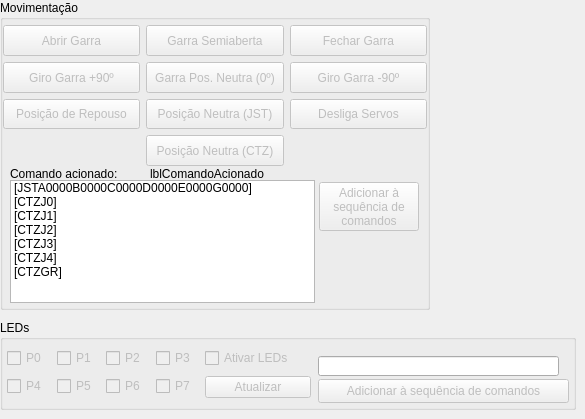
    <widget class="QWidget" name="tabComandos">
     <attribute name="title">
      <string>Comandos</string>
     </attribute>
     <widget class="QGroupBox" name="grpLeds">
      <property name="geometry">
       <rect>
        <x>0</x>
        <y>320</y>
        <width>576</width>
        <height>90</height>
       </rect>
      </property>
      <property name="title">
       <string>LEDs</string>
      </property>
      <property name="checkable">
       <bool>false</bool>
      </property>
      <widget class="QWidget" name="layoutWidget">
       <property name="geometry">
        <rect>
         <x>7</x>
         <y>26</y>
         <width>192</width>
         <height>54</height>
        </rect>
       </property>
       <layout class="QGridLayout" name="layoutLeds">
        <item row="0" column="0">
         <widget class="QCheckBox" name="chkLEDP0">
          <property name="enabled">
           <bool>false</bool>
          </property>
          <property name="text">
           <string>P0</string>
          </property>
         </widget>
        </item>
        <item row="0" column="1">
         <widget class="QCheckBox" name="chkLEDP1">
          <property name="enabled">
           <bool>false</bool>
          </property>
          <property name="text">
           <string>P1</string>
          </property>
         </widget>
        </item>
        <item row="0" column="2">
         <widget class="QCheckBox" name="chkLEDP2">
          <property name="enabled">
           <bool>false</bool>
          </property>
          <property name="text">
           <string>P2</string>
          </property>
         </widget>
        </item>
        <item row="0" column="3">
         <widget class="QCheckBox" name="chkLEDP3">
          <property name="enabled">
           <bool>false</bool>
          </property>
          <property name="text">
           <string>P3</string>
          </property>
         </widget>
        </item>
        <item row="1" column="0">
         <widget class="QCheckBox" name="chkLEDP4">
          <property name="enabled">
           <bool>false</bool>
          </property>
          <property name="text">
           <string>P4</string>
          </property>
         </widget>
        </item>
        <item row="1" column="1">
         <widget class="QCheckBox" name="chkLEDP5">
          <property name="enabled">
           <bool>false</bool>
          </property>
          <property name="text">
           <string>P5</string>
          </property>
         </widget>
        </item>
        <item row="1" column="2">
         <widget class="QCheckBox" name="chkLEDP6">
          <property name="enabled">
           <bool>false</bool>
          </property>
          <property name="text">
           <string>P6</string>
          </property>
         </widget>
        </item>
        <item row="1" column="3">
         <widget class="QCheckBox" name="chkLEDP7">
          <property name="enabled">
           <bool>false</bool>
          </property>
          <property name="text">
           <string>P7</string>
          </property>
         </widget>
        </item>
       </layout>
      </widget>
      <widget class="QLineEdit" name="edtComandoLEDAcionado">
       <property name="geometry">
        <rect>
         <x>318</x>
         <y>36</y>
         <width>241</width>
         <height>20</height>
        </rect>
       </property>
      </widget>
      <widget class="QWidget" name="layoutWidget">
       <property name="geometry">
        <rect>
         <x>205</x>
         <y>26</y>
         <width>106</width>
         <height>56</height>
        </rect>
       </property>
       <layout class="QVBoxLayout" name="layoutAtivarAtualizar">
        <item>
         <widget class="QCheckBox" name="chkAtivarLeds">
          <property name="enabled">
           <bool>false</bool>
          </property>
          <property name="text">
           <string>Ativar LEDs</string>
          </property>
         </widget>
        </item>
        <item>
         <widget class="QPushButton" name="btAtualizarLeds">
          <property name="enabled">
           <bool>false</bool>
          </property>
          <property name="text">
           <string>Atualizar</string>
          </property>
         </widget>
        </item>
       </layout>
      </widget>
      <widget class="QPushButton" name="btAdicionarLedsSeqComandos">
       <property name="enabled">
        <bool>false</bool>
       </property>
       <property name="geometry">
        <rect>
         <x>318</x>
         <y>59</y>
         <width>251</width>
         <height>24</height>
        </rect>
       </property>
       <property name="text">
        <string>Adicionar à sequência de comandos</string>
       </property>
      </widget>
     </widget>
     <widget class="QGroupBox" name="grpMovimentos">
      <property name="geometry">
       <rect>
        <x>0</x>
        <y>0</y>
        <width>430</width>
        <height>310</height>
       </rect>
      </property>
      <property name="title">
       <string>Movimentação</string>
      </property>
      <widget class="QWidget" name="layoutWidget">
       <property name="geometry">
        <rect>
         <x>3</x>
         <y>25</y>
         <width>424</width>
         <height>141</height>
        </rect>
       </property>
       <layout class="QGridLayout" name="layoutComandos">
        <item row="4" column="1">
         <widget class="QPushButton" name="btPosNeutraCTZ">
          <property name="enabled">
           <bool>false</bool>
          </property>
          <property name="sizePolicy">
           <sizepolicy hsizetype="Expanding" vsizetype="Expanding">
            <horstretch>0</horstretch>
            <verstretch>0</verstretch>
           </sizepolicy>
          </property>
          <property name="text">
           <string>Posição Neutra (CTZ)</string>
          </property>
         </widget>
        </item>
        <item row="0" column="1">
         <widget class="QPushButton" name="btGarraSemiaberta">
          <property name="enabled">
           <bool>false</bool>
          </property>
          <property name="sizePolicy">
           <sizepolicy hsizetype="Expanding" vsizetype="Expanding">
            <horstretch>0</horstretch>
            <verstretch>0</verstretch>
           </sizepolicy>
          </property>
          <property name="text">
           <string>Garra Semiaberta</string>
          </property>
         </widget>
        </item>
        <item row="1" column="2">
         <widget class="QPushButton" name="btGiroGarraMenos90">
          <property name="enabled">
           <bool>false</bool>
          </property>
          <property name="sizePolicy">
           <sizepolicy hsizetype="Expanding" vsizetype="Expanding">
            <horstretch>0</horstretch>
            <verstretch>0</verstretch>
           </sizepolicy>
          </property>
          <property name="text">
           <string>Giro Garra -90º</string>
          </property>
         </widget>
        </item>
        <item row="3" column="0">
         <widget class="QPushButton" name="btPosicaoRepouso">
          <property name="enabled">
           <bool>false</bool>
          </property>
          <property name="sizePolicy">
           <sizepolicy hsizetype="Expanding" vsizetype="Expanding">
            <horstretch>0</horstretch>
            <verstretch>0</verstretch>
           </sizepolicy>
          </property>
          <property name="text">
           <string>Posição de Repouso</string>
          </property>
         </widget>
        </item>
        <item row="0" column="0">
         <widget class="QPushButton" name="btAbrirGarra">
          <property name="enabled">
           <bool>false</bool>
          </property>
          <property name="sizePolicy">
           <sizepolicy hsizetype="Expanding" vsizetype="Expanding">
            <horstretch>0</horstretch>
            <verstretch>0</verstretch>
           </sizepolicy>
          </property>
          <property name="text">
           <string>Abrir Garra</string>
          </property>
         </widget>
        </item>
        <item row="1" column="0">
         <widget class="QPushButton" name="btGiroGarraMais90">
          <property name="enabled">
           <bool>false</bool>
          </property>
          <property name="sizePolicy">
           <sizepolicy hsizetype="Expanding" vsizetype="Expanding">
            <horstretch>0</horstretch>
            <verstretch>0</verstretch>
           </sizepolicy>
          </property>
          <property name="text">
           <string>Giro Garra +90º</string>
          </property>
         </widget>
        </item>
        <item row="0" column="2">
         <widget class="QPushButton" name="btFecharGarra">
          <property name="enabled">
           <bool>false</bool>
          </property>
          <property name="sizePolicy">
           <sizepolicy hsizetype="Expanding" vsizetype="Expanding">
            <horstretch>0</horstretch>
            <verstretch>0</verstretch>
           </sizepolicy>
          </property>
          <property name="text">
           <string>Fechar Garra</string>
          </property>
         </widget>
        </item>
        <item row="1" column="1">
         <widget class="QPushButton" name="btGarraPosNeutra">
          <property name="enabled">
           <bool>false</bool>
          </property>
          <property name="sizePolicy">
           <sizepolicy hsizetype="Expanding" vsizetype="Expanding">
            <horstretch>0</horstretch>
            <verstretch>0</verstretch>
           </sizepolicy>
          </property>
          <property name="text">
           <string>Garra Pos. Neutra (0º)</string>
          </property>
         </widget>
        </item>
        <item row="3" column="1">
         <widget class="QPushButton" name="btPosNeutraJST">
          <property name="enabled">
           <bool>false</bool>
          </property>
          <property name="sizePolicy">
           <sizepolicy hsizetype="Expanding" vsizetype="Expanding">
            <horstretch>0</horstretch>
            <verstretch>0</verstretch>
           </sizepolicy>
          </property>
          <property name="text">
           <string>Posição Neutra (JST)</string>
          </property>
         </widget>
        </item>
        <item row="3" column="2">
         <widget class="QPushButton" name="btDesligaServos">
          <property name="enabled">
           <bool>false</bool>
          </property>
          <property name="sizePolicy">
           <sizepolicy hsizetype="Expanding" vsizetype="Expanding">
            <horstretch>0</horstretch>
            <verstretch>0</verstretch>
           </sizepolicy>
          </property>
          <property name="text">
           <string>Desliga Servos</string>
          </property>
         </widget>
        </item>
       </layout>
      </widget>
      <widget class="QPushButton" name="btAdicionarComandoAASeqComandos">
       <property name="enabled">
        <bool>false</bool>
       </property>
       <property name="geometry">
        <rect>
         <x>319</x>
         <y>182</y>
         <width>100</width>
         <height>49</height>
        </rect>
       </property>
       <property name="text">
        <string>Adicionar à
sequência de
comandos</string>
       </property>
       <property name="autoDefault">
        <bool>false</bool>
       </property>
       <property name="default">
        <bool>false</bool>
       </property>
       <property name="flat">
        <bool>false</bool>
       </property>
      </widget>
      <widget class="QListWidget" name="listaUltimoComandoAcionado">
       <property name="geometry">
        <rect>
         <x>10</x>
         <y>180</y>
         <width>305</width>
         <height>123</height>
        </rect>
       </property>
       <item>
        <property name="text">
         <string>[JSTA0000B0000C0000D0000E0000G0000]</string>
        </property>
       </item>
       <item>
        <property name="text">
         <string>[CTZJ0]</string>
        </property>
       </item>
       <item>
        <property name="text">
         <string>[CTZJ1]</string>
        </property>
       </item>
       <item>
        <property name="text">
         <string>[CTZJ2]</string>
        </property>
       </item>
       <item>
        <property name="text">
         <string>[CTZJ3]</string>
        </property>
       </item>
       <item>
        <property name="text">
         <string>[CTZJ4]</string>
        </property>
       </item>
       <item>
        <property name="text">
         <string>[CTZGR]</string>
        </property>
       </item>
      </widget>
      <widget class="QLabel" name="label">
       <property name="geometry">
        <rect>
         <x>10</x>
         <y>167</y>
         <width>140</width>
         <height>13</height>
        </rect>
       </property>
       <property name="text">
        <string>Comando acionado:</string>
       </property>
      </widget>
      <widget class="QLabel" name="lblComandoAcionado">
       <property name="geometry">
        <rect>
         <x>150</x>
         <y>167</y>
         <width>184</width>
         <height>13</height>
        </rect>
       </property>
       <property name="text">
        <string>lblComandoAcionado</string>
       </property>
      </widget>
     </widget>
    </widget>
